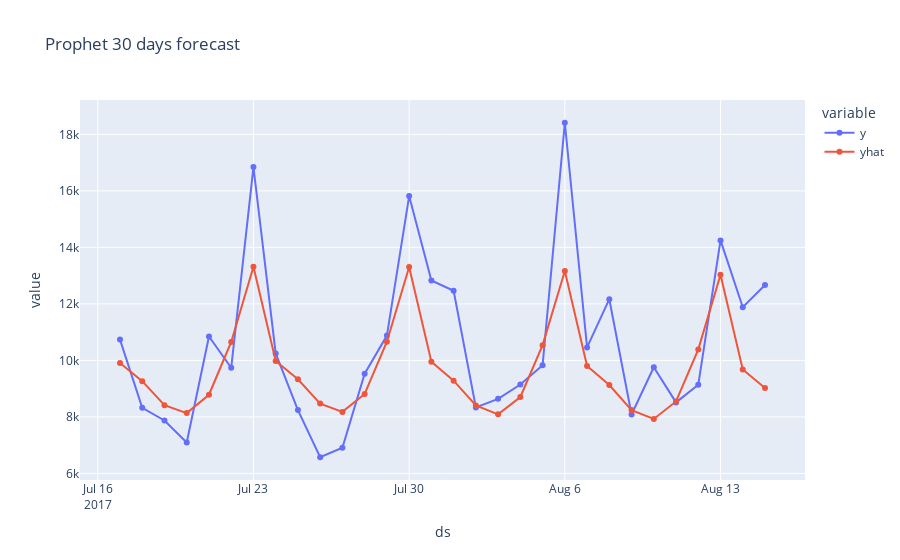

The notebook cell saved with this chart:
### Markdown cell above
### <b>30 Days predict</b>

### Code cell
window = 30
train, test = fbp_set[:-window], fbp_set[-window:]

# init and fit the model
m = Prophet()
m.fit(train)

# Create Future dates
future_sales = m.make_future_dataframe(periods=30)

# Predict sales
forecast = m.predict(future_sales)
forecast[['ds', 'yhat', 'yhat_lower', 'yhat_upper']].head()

# merge test set with forecasted values
benchmark_df = test.merge(forecast[["ds", "yhat"]], on="ds", how="left")

# Plot actual and forecasted data
fig = px.line(benchmark_df, x='ds', y=["y", "yhat"], markers=True, title="Prophet 30 days forecast")
# # Show plot 
fig.show()

evaluate_forecasting_model(
    actual_values=benchmark_df['y'],
    predicted_values=benchmark_df['yhat'],
    round_nbr=3
)

### Figure 1 — Plotly figure (JSON) as saved in the notebook; plotly's stock layout.template omitted (floating-point values rounded to 4 significant figures)
{"data": [{"hovertemplate": "variable=y<br>ds=%{x}<br>value=%{y}<extra></extra>", "legendgroup": "y", "line": {"color": "#636efa", "dash": "solid"}, "marker": {"symbol": "circle"}, "mode": "lines+markers", "name": "y", "orientation": "v", "showlegend": true, "type": "scatter", "x": ["2017-07-17T00:00:00", "2017-07-18T00:00:00", "2017-07-19T00:00:00", "2017-07-20T00:00:00", "2017-07-21T00:00:00", "2017-07-22T00:00:00", "2017-07-23T00:00:00", "2017-07-24T00:00:00", "2017-07-25T00:00:00", "2017-07-26T00:00:00", "2017-07-27T00:00:00", "2017-07-28T00:00:00", "2017-07-29T00:00:00", "2017-07-30T00:00:00", "2017-07-31T00:00:00", "2017-08-01T00:00:00", "2017-08-02T00:00:00", "2017-08-03T00:00:00", "2017-08-04T00:00:00", "2017-08-05T00:00:00", "2017-08-06T00:00:00", "2017-08-07T00:00:00", "2017-08-08T00:00:00", "2017-08-09T00:00:00", "2017-08-10T00:00:00", "2017-08-11T00:00:00", "2017-08-12T00:00:00", "2017-08-13T00:00:00", "2017-08-14T00:00:00", "2017-08-15T00:00:00"], "xaxis": "x", "y": [10740.0, 8324.0, 7874.0, 7097.0, 10850.0, 9739.0, 16840.0, 10250.0, 8242.0, 6572.0, 6911.0, 9531.0, 10880.0, 15820.0, 12830.0, 12470.0, 8336.0, 8640.0, 9147.0, 9825.0, 18410.0, 10460.0, 12170.0, 8084.0, 9758.0, 8514.0, 9140.0, 14250.0, 11880.0, 12670.0], "yaxis": "y"}, {"hovertemplate": "variable=yhat<br>ds=%{x}<br>value=%{y}<extra></extra>", "legendgroup": "yhat", "line": {"color": "#EF553B", "dash": "solid"}, "marker": {"symbol": "circle"}, "mode": "lines+markers", "name": "yhat", "orientation": "v", "showlegend": true, "type": "scatter", "x": ["2017-07-17T00:00:00", "2017-07-18T00:00:00", "2017-07-19T00:00:00", "2017-07-20T00:00:00", "2017-07-21T00:00:00", "2017-07-22T00:00:00", "2017-07-23T00:00:00", "2017-07-24T00:00:00", "2017-07-25T00:00:00", "2017-07-26T00:00:00", "2017-07-27T00:00:00", "2017-07-28T00:00:00", "2017-07-29T00:00:00", "2017-07-30T00:00:00", "2017-07-31T00:00:00", "2017-08-01T00:00:00", "2017-08-02T00:00:00", "2017-08-03T00:00:00", "2017-08-04T00:00:00", "2017-08-05T00:00:00", "2017-08-06T00:00:00", "2017-08-07T00:00:00", "2017-08-08T00:00:00", "2017-08-09T00:00:00", "2017-08-10T00:00:00", "2017-08-11T00:00:00", "2017-08-12T00:00:00", "2017-08-13T00:00:00", "2017-08-14T00:00:00", "2017-08-15T00:00:00"], "xaxis": "x", "y": [9905.0, 9266.0, 8417.0, 8136.0, 8784.0, 10650.0, 13310.0, 9979.0, 9331.0, 8472.0, 8178.0, 8811.0, 10660.0, 13300.0, 9951.0, 9283.0, 8404.0, 8091.0, 8705.0, 10540.0, 13170.0, 9802.0, 9126.0, 8243.0, 7929.0, 8547.0, 10390.0, 13030.0, 9680.0, 9024.0], "yaxis": "y"}], "layout": {"legend": {"title": {"text": "variable"}, "tracegroupgap": 0}, "title": {"text": "Prophet 30 days forecast"}, "xaxis": {"anchor": "y", "domain": [0, 1], "title": {"text": "ds"}}, "yaxis": {"anchor": "x", "domain": [0, 1], "title": {"text": "value"}}}}
